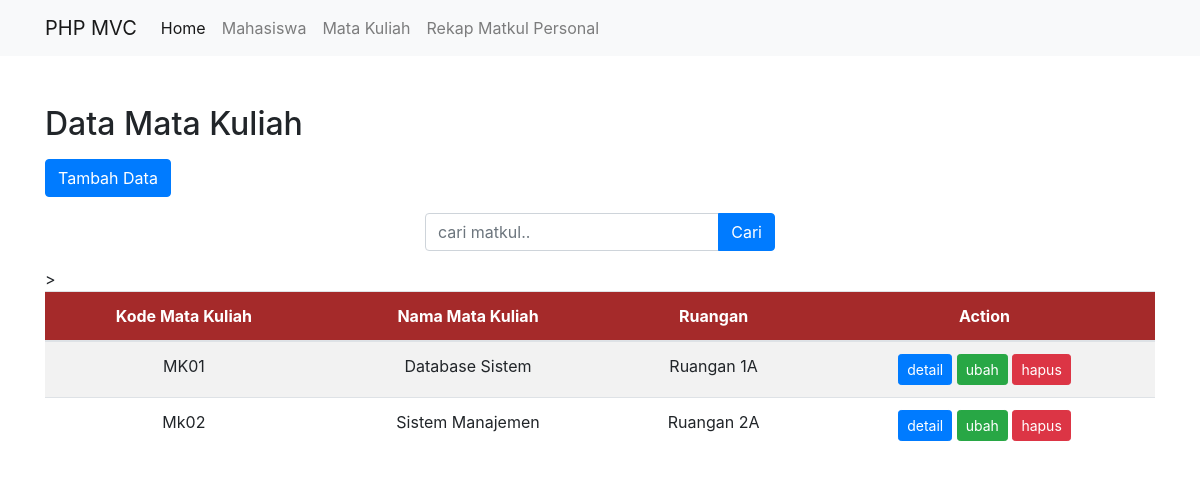
The page /public/matkul on the database as committed earlier.
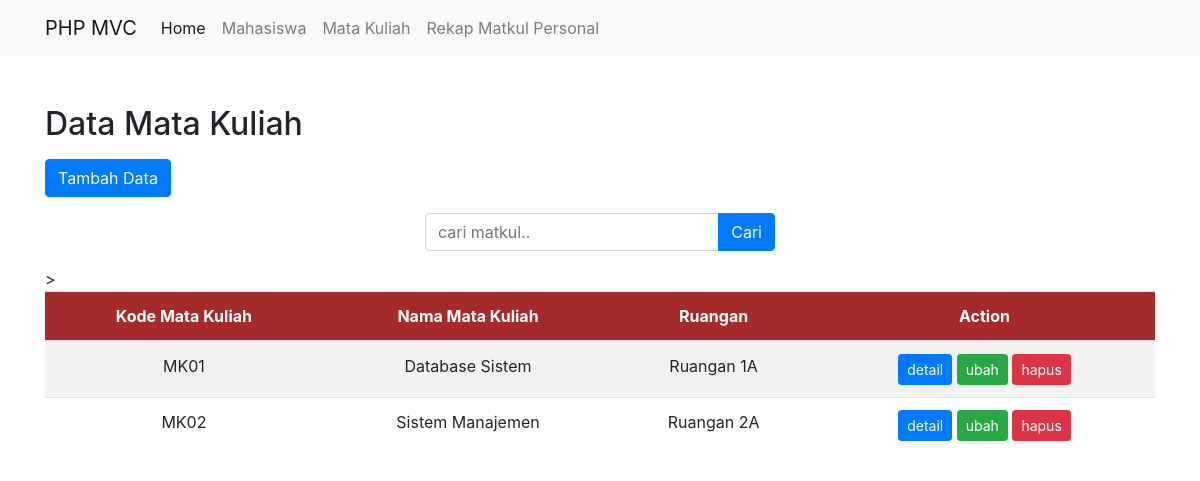
The same page on the database as committed later.
### tables this page shows
CREATE TABLE `matkul` (
  `id_matkul` int(11) NOT NULL,
  `nama_matkul` varchar(255) DEFAULT NULL,
  `kode_matkul` varchar(255) DEFAULT NULL,
  `ruangan` varchar(255) DEFAULT NULL
);

### app/core/Controller.php (called while the page is built, shortened)
<?php
class Controller {
    public function view($view, $data = [])
    {
        require_once '../app/views/' . $view . '.php';
    }
    public function model($model)
    {
        return new $model;
    }
}

### app/controllers/Matkul.php (called while the page is built, shortened)
<?php
class Matkul extends Controller
{
    public function index()
    {
        $data['judul'] = 'Daftar Mata Kuliah';
        $data['mkl'] = $this->model('Matkul_model')->getAllMatkul();
        $this->view('templates/header', $data);
        $this->view('matkul/index', $data);
        $this->view('templates/footer');
    }
}

### app/core/App.php (called while the page is built, shortened)
<?php
class App
{
    protected $method = 'index';
    protected $params = [];
    public function __construct()
    {
        $this->controller = new $this->controller;
        call_user_func_array([$this->controller, $this->method], $this->params);
    }
}

### public/index.php (called while the page is built, shortened)
<?php
$app = new App;

### app/core/Database.php (called while the page is built, shortened)
<?php
class Database {
    private $host = DB_HOST;
    private $user = DB_USER;
    private $pass = DB_PASS;
    private $db_name = DB_NAME;
    private $dbh;
    private $stmt;
    public function __construct()
    {
        $dsn = 'mysql:host=' . $this->host . ';dbname=' . $this->db_name;
        $option = [
            PDO::ATTR_PERSISTENT => true,
            PDO::ATTR_ERRMODE => PDO::ERRMODE_EXCEPTION
        ];
        try {
            $this->dbh = new PDO($dsn, $this->user, $this->pass, $option);
        } catch(PDOException $e) {
            die($e->getMessage());
        }
    }
    public function query($query)
    {
        $this->stmt = $this->dbh->prepare($query);
    }
    public function execute()
    {
        $this->stmt->execute();
    }
    public function resultSet()
    {
        $this->execute();
        return $this->stmt->fetchAll(PDO::FETCH_ASSOC);
    }
}

### app/models/Matkul_model.php (called while the page is built, shortened)
<?php
class Matkul_model
{
    private $table = 'matkul';
    private $db;
    public function __construct()
    {
        $this->db = new Database;
    }
    public function getAllMatkul()
    {
        $this->db->query('SELECT * FROM ' . $this->table);
        return $this->db->resultSet();
    }
}

### app/views/matkul/index.php (the view, shortened to what this page needs)
<div class="container mt-3">
  <div class="row justify-content-center pt-2">
    <div class="col-lg-6">
    </div>
  </div>
  <h2 class="pt-4">Data Mata Kuliah</h2>
  <div class="row mb-3 pt-2">
    <div class="col-lg-6">
      <button type="button" class="btn btn-primary tombolTambahDataMkl" data-toggle="modal" data-target="#formModal">
        Tambah Data
      </button>
    </div>
  </div>
  <div class="row mb-3 justify-content-center">
    <div class="col-lg-4">
      <form action="<?= BASEURL; ?>/matkul/cari" method="post">
        <div class="input-group">
          <input type="text" class="form-control" placeholder="cari matkul.." name="keyword" id="keyword" autocomplete="off">
          <div class="input-group-append">
            <button class="btn btn-primary" type="submit" id="tombolCariMkl">Cari</button>
          </div>
        </div>
      </form>
    </div>
  </div>
  <div class="table-responsive">
    <table class="table align-middle table-striped table-hover">
      <thead class="thead" style="background-color: brown; color:white">
        <tr>
          <th>
            <center>Kode Mata Kuliah</center>
          </th>
          <th>
            <center>Nama Mata Kuliah</center>
          </th>
          <th>
            <center>Ruangan</center>
          </th>>
          <th>
            <center>Action</center>
          </th>
        </tr>
      </thead>
      <tbody>
        <?php foreach ($data['mkl'] as $mkl) : ?>
          <tr>
            <td>
              <center><?= $mkl['kode_matkul']; ?></center>
            </td>
            <td>
              <center><?= $mkl['nama_matkul']; ?></center>
            </td>
            <td>
              <center><?= $mkl['ruangan']; ?></center>
            </td>
            <td>
              <center>
                <a href="<?= BASEURL; ?>/matkul/detail/<?= $mkl['id_matkul']; ?>" class="btn btn-primary btn-sm">detail</a>
                <a href="<?= BASEURL; ?>/matkul/ubah/<?= $mkl['id_matkul']; ?>" class="btn btn-success btn-sm tampilModalUbahMkl" data-toggle="modal" data-target="#formModal" data-id_matkul="<?= $mkl['id_matkul']; ?>">ubah</a>
                <a href="<?= BASEURL; ?>/matkul/hapus/<?= $mkl['id_matkul']; ?>" class="btn btn-danger btn-sm" onclick="return confirm('Apakah Anda Yakin Ingin Menghapus Data Tersebut?');">hapus</a>
              </center>
            </td>
          </tr>
        <?php endforeach; ?>
      </tbody>
    </table>
  </div>
</div>

### app/views/templates/header.php (shortened to what this page needs)
<!DOCTYPE html>
<html lang="en">
<head>
  <link rel="stylesheet" href="<?= BASEURL; ?>/css/bootstrap.css">
  <link rel="stylesheet" href="<?= BASEURL; ?>/css/style.css">
</head>
<body>
  <nav class="navbar navbar-expand-lg navbar-light bg-light">
    <div class="container">
      <a class="navbar-brand" href="<?= BASEURL; ?>">PHP MVC</a>
      <div class="collapse navbar-collapse" id="navbarNavAltMarkup">
        <div class="navbar-nav">
          <a class="nav-item nav-link active" href="<?= BASEURL; ?>">Home <span class="sr-only">(current)</span></a>
          <a class="nav-item nav-link" href="<?= BASEURL; ?>/mahasiswa">Mahasiswa</a>
          <a class="nav-item nav-link" href="<?= BASEURL; ?>/matkul">Mata Kuliah</a>
          <a class="nav-item nav-link" href="<?= BASEURL; ?>/rekap">Rekap Matkul Personal</a>
        </div>
      </div>
    </div>
  </nav>

### app/views/templates/footer.php (shortened to what this page needs)
</body>
</html>

### public/css/style.css (style rules this page uses)
.table-responsive { border-radius: 8px; }
.table { background-color: white; }
.thead { background-color: navy; color: white; }

Rows that differ between the two databases and show on the page:
changed matkul "Sistem Manajemen": kode_matkul "Mk02" → "MK02"
